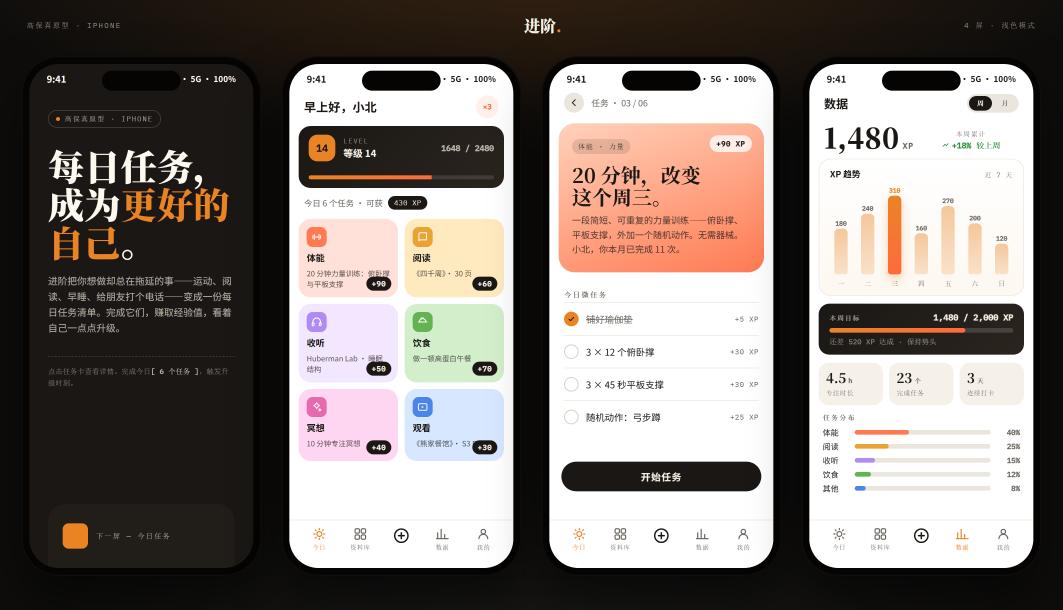
#> input picture docs/design-full.png, 3188 x 1830 px (shown at 1/3 size)
$ python crop_design_shots.py
#> lines starting #> are read from the running program, lines starting #| are printed output that depends on the picture
### tools/design_shot_geom.py
"""
按设计稿的 CSS 规则算出 4 台手机在页面里的精确像素坐标。

这不是猜的：坐标完全由 daily-quests-app.html 里的规则推导
（.stage-bar 内边距 26px、.phones 内边距 8px 32px 64px、gap 30px、
 .phone 宽 360 高 780、.phone 内边距 12px）。

算准坐标之后，对整页做一次高倍率截图，再按这些坐标裁出每台手机，
比在页面里注入 CSS 更不容易出错。
"""

# 来自 daily-quests-app.html
STAGE_BAR_PAD_Y = 26          # .stage-bar padding: 26px 40px
STAGE_BAR_LINE = 11           # font: 11px/1  → 行高 11px
PHONES_PAD_TOP = 8            # .phones padding: 8px 32px 64px
PHONES_PAD_X = 32
GAP = 30                      # .phones gap: 30px
PHONE_W = 360
PHONE_H = 780
PHONE_PAD = 12                # .phone padding: 12px
SCREEN_RADIUS = 44            # .screen border-radius: 44px

COUNT = 4
NAMES = ["01-cover", "02-today", "03-detail", "04-stats"]

stage_bar_h = STAGE_BAR_PAD_Y * 2 + STAGE_BAR_LINE
phones_top = stage_bar_h + PHONES_PAD_TOP
phones_w = COUNT * PHONE_W + (COUNT - 1) * GAP
page_w = phones_w + PHONES_PAD_X * 2
page_h = phones_top + PHONE_H + 64      # padding-bottom: 64px


def phone_rect(i):
    left = PHONES_PAD_X + i * (PHONE_W + GAP)
    return left, phones_top, left + PHONE_W, phones_top + PHONE_H


def screen_rect(i):
    l, t, r, b = phone_rect(i)
    return l + PHONE_PAD, t + PHONE_PAD, r - PHONE_PAD, b - PHONE_PAD


# [10 lines that do not run on import are left out]

### tools/crop_design_shots.py
"""
把整页设计稿截图裁成单台手机，输出到 docs/screenshots/。

每屏输出两张：
  <名字>.png        只含屏幕内容（README 里用的就是这一版，仓库已收录）
  <名字>-full.png   连机身一起（未收录，已在 .gitignore 里忽略）

与 gen_screenshots_placeholder.py 的区别：
本脚本产出的是**真实渲染的设计稿**（用无头 Chrome 跑 daily-quests-app.html），
不是占位图。坐标由 design_shot_geom.py 按 CSS 规则推导，不是目测。

注意：这是**设计稿的 iPhone 原型**截图，不是鸿蒙 App 在真机上的运行效果。
覆盖范围也有限 —— 设计稿只有 4 屏，所以只能提供 4 张；
「资料库」「我的」在设计稿里没有画面，仍需 App 实机截图。
"""

import os
import sys

from PIL import Image

sys.path.insert(0, os.path.dirname(os.path.abspath(__file__)))
from design_shot_geom import NAMES, PHONES_PAD_X, PHONE_PAD, PHONE_W, phone_rect

ROOT = os.path.dirname(os.path.dirname(os.path.abspath(__file__)))
# 整页渲染图：仓库里带的是 docs/design-full.png；
# 换一张源图时用 `python tools/crop_design_shots.py <源图路径>` 覆盖。
RAW = sys.argv[1] if len(sys.argv) > 1 else os.path.join(ROOT, "docs", "design-full.png")
OUT = os.path.join(ROOT, "docs", "screenshots")
SCALE = 2          # 截图时的 --force-device-scale-factor
WIDTH = 720        # 输出宽度（2x 裁剪后缩到 720，Retina 下清晰）

os.makedirs(OUT, exist_ok=True)


def crop_full(i):
    """整机（含机身与挖孔）。"""
    l, t, r, b = phone_rect(i)
    return (l * SCALE, t * SCALE, r * SCALE, b * SCALE)


def crop_screen(i):
    """只裁屏幕内容，去掉机身外框。"""
    l, t, r, b = phone_rect(i)
    return ((l + PHONE_PAD) * SCALE, (t + PHONE_PAD) * SCALE,
            (r - PHONE_PAD) * SCALE, (b - PHONE_PAD) * SCALE)


if __name__ == "__main__":
    src = Image.open(RAW)
#> src is the input picture: PIL image 3188x1830 RGB; mean R, G, B 128.6, 120.8, 116.1
    print("源图:", src.size)
#| 源图: (3188, 1830)

    for i, name in enumerate(NAMES):
        for suffix, box in (("-full", crop_full(i)), ("", crop_screen(i))):
            part = src.crop(box)
            ratio = WIDTH / part.width
            part = part.resize((WIDTH, round(part.height * ratio)), Image.LANCZOS)
            path = os.path.join(OUT, name + suffix + ".png")
            part.save(path)
            print(f"  {name + suffix:20s} {part.size[0]}x{part.size[1]}  <- {box}")
#> this loop made 4 passes
#> pass 1, `part.save(path)`:
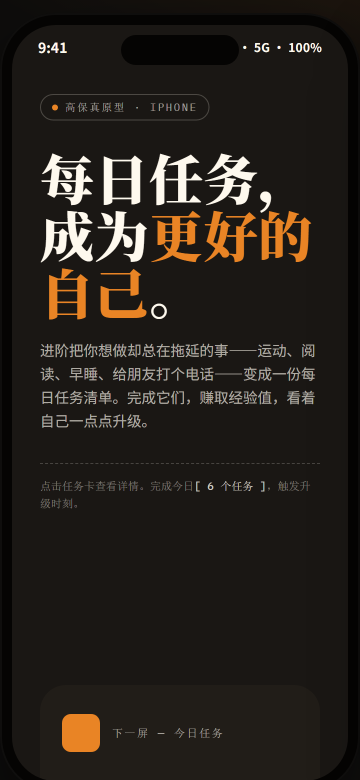
#> saved as 01-cover-full.png: PIL image 720x1560 RGB (shown at 1/2 size); mean R, G, B 37.5, 32.2, 26.8
#> pass 1, `part.save(path)`:
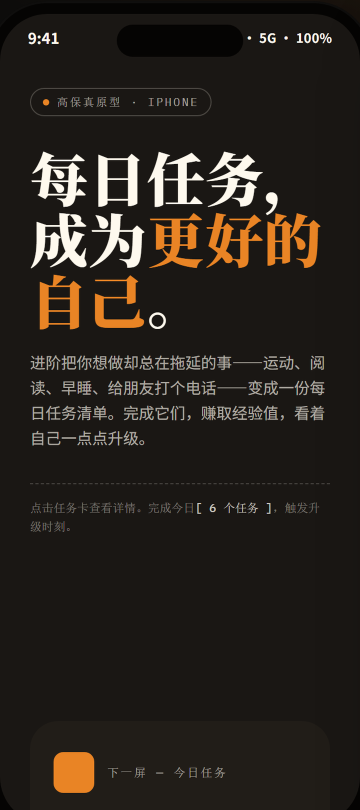
#> saved as 01-cover.png: PIL image 720x1620 RGB (shown at 1/2 size); mean R, G, B 40.1, 34.5, 28.8
#> pass 2, `part.save(path)`:
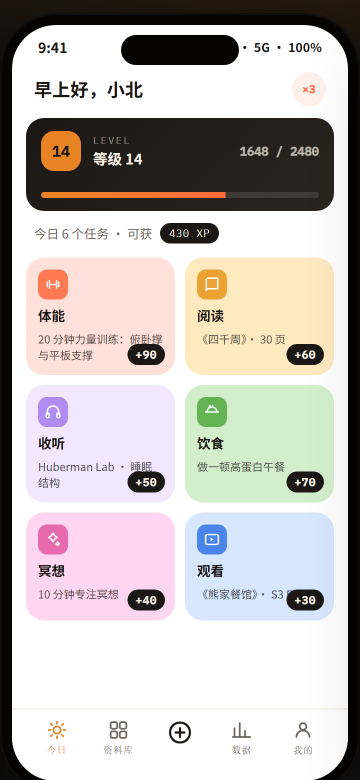
#> saved as 02-today-full.png: PIL image 720x1560 RGB (shown at 1/2 size); mean R, G, B 193.3, 187.5, 185.2
#> pass 2, `part.save(path)`:
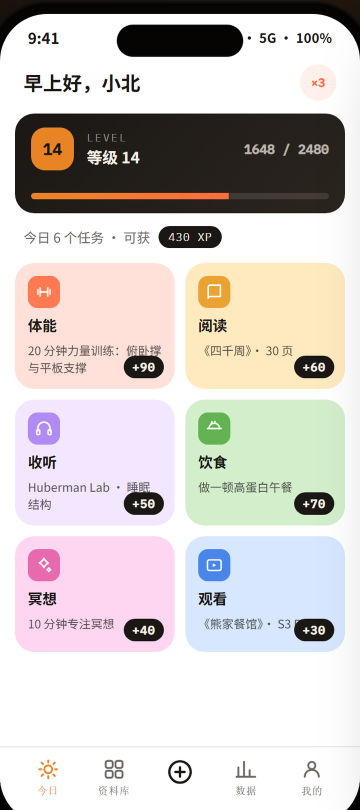
#> saved as 02-today.png: PIL image 720x1620 RGB (shown at 1/2 size); mean R, G, B 208.9, 202.9, 200.5
#> after the loop:
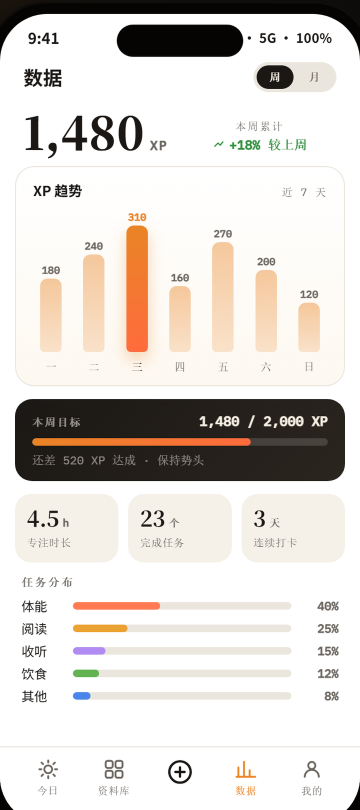
#> part: PIL image 720x1620 RGB (shown at 1/2 size); mean R, G, B 221.1, 216.2, 211.4
